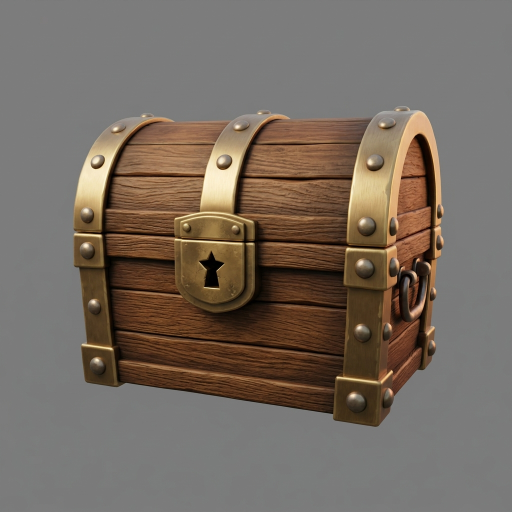
#> input picture arte/aprovadas/BAU-FECHADO.jpg, 1024 x 1024 px (shown at 1/2 size); its folder holds 4 pictures in this run
$ python exportar.py
#> lines starting #> are read from the running program, lines starting #| are printed output that depends on the picture
#!/usr/bin/env python3
# Exporta arte/aprovadas -> arte/otimizadas (WebP q82) + recortes (WebP com alfa) + arte/manifesto-arte.json
# Larguras maximas: cenarios e planetas 1024; poses e expressoes 768. Desenho vira WebP em tons de cinza; recortes e folhas com alfa.
import os, json, io, glob
from PIL import Image
ROOT=os.path.dirname(os.path.abspath(__file__)); AP=f'{ROOT}/aprovadas'; RC=f'{ROOT}/recortes'; OT=f'{ROOT}/otimizadas'
os.makedirs(OT,exist_ok=True); man=[]
def tipo(n):
    if n.startswith('BAU-') or n.startswith('REC-'): return 'recompensa'
    if n.startswith('PLANETA'): return 'planeta'
    if n.startswith('CEN-'): return 'cenario'
    if n.startswith('DES-'): return 'desenho'
    if '-E0' in n: return 'expressao'
    if '-SHEET' in n: return 'personagem'
    if 'ITEM' in n: return 'item'
    return 'pose'
def maxw(t): return 1024 if t in('cenario','planeta','desenho') else 768
def salvar(img,dest,t,orig,extra):
    w=maxw(t)
    if img.width>w: img=img.resize((w,round(img.height*w/img.width)),Image.LANCZOS)
    img.save(dest,'WEBP',quality=82,method=6)
    man.append(dict(id=os.path.basename(dest)[:-5],arquivo='otimizadas/'+os.path.basename(dest),origem=orig,largura=img.width,altura=img.height,bytes=os.path.getsize(dest),tipo=t,**extra))
for f in sorted(glob.glob(AP+'/*.jpg')):
    n=os.path.basename(f)[:-4]; t=tipo(n); im=Image.open(f)
#> further down, im is the input picture: PIL image 1024x1024 RGB; mean R, G, B 117.8, 106.9, 96.9
    salvar(im.convert('RGB') if t!='desenho' else im.convert('L'),f'{OT}/{n}.webp',t,'aprovadas/'+n+'.jpg',dict(transparencia=False))
#> in salvar, `if img.width>w: img=img.resize((w,round(img.height*w/img.width)),Image..`:
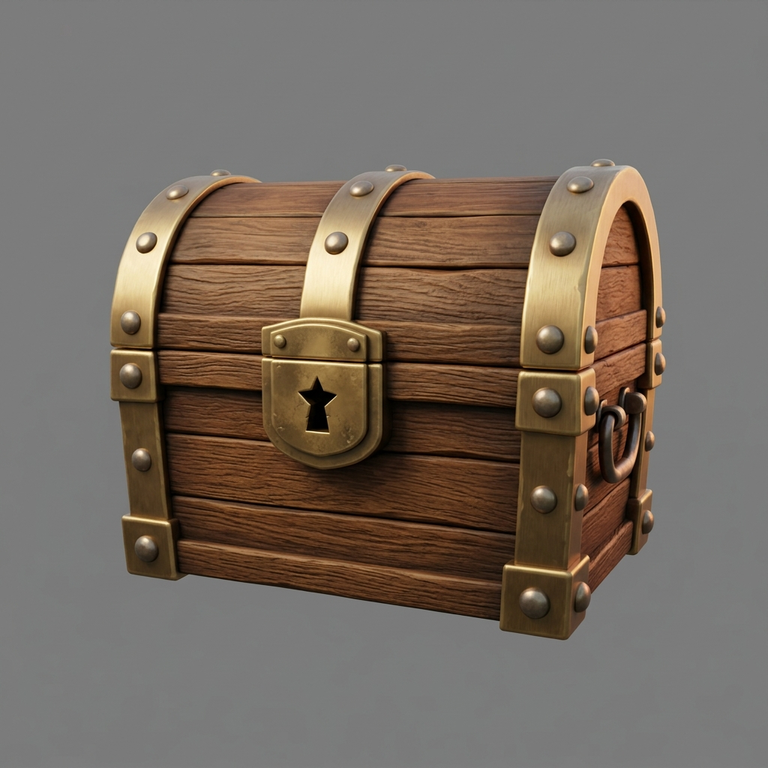
#> img: PIL image 768x768 RGB; mean R, G, B 117.8, 106.9, 96.9
for f in sorted(glob.glob(RC+'/*.png')):
    n=os.path.basename(f)[:-4]; t=tipo(n); im=Image.open(f).convert('RGBA')
    salvar(im,f'{OT}/{n}-recorte.webp',t,'recortes/'+n+'.png',dict(transparencia=True))
json.dump(man,open(f'{ROOT}/manifesto-arte.json','w'),ensure_ascii=False,indent=1)
tot=sum(m['bytes'] for m in man); print(len(man),'arquivos',round(tot/1e6,2),'MB')
#> after `tot = sum((m['bytes'] for m in man))`: tot = 175146
#| 4 arquivos 0.18 MB
